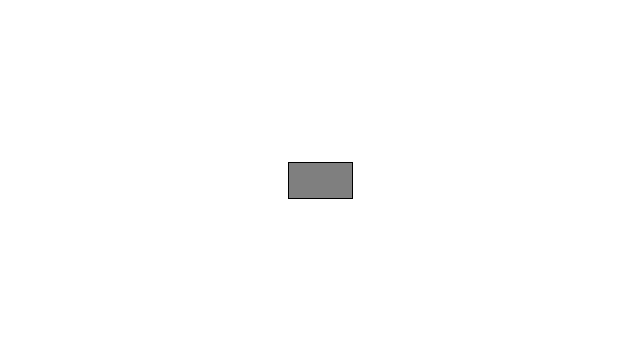
Frame 1 (no input)
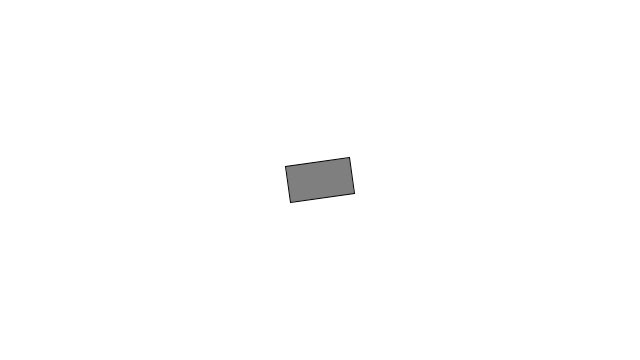
Frame 60 (the mouse pressed at the canvas centre just before this capture)
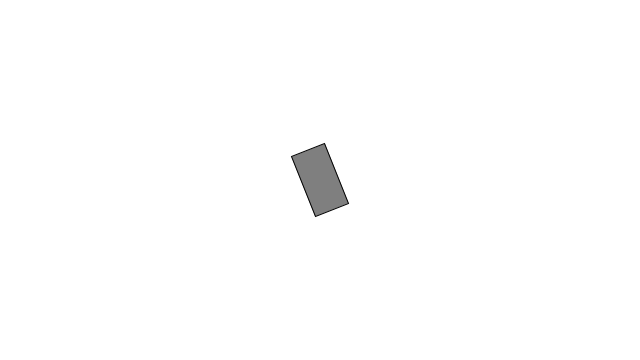
Frame 120 (the mouse held since frame 60 and released just before this capture)

The Processing sketch that drew these frames (run headless with seeded random() and noise(); from frame 60 on, the mouse is pressed at the canvas centre):

// Processing sketch: sketch
// ── sketch.pde
float angle;
float aVel = 0.0;
float aAcc = 0.01;

void setup() {
  size(640, 360);
}

void draw() {
  background(255);
  aAcc = map(mouseX, 0, width, -5, 5);
  angle+=aVel;
  aVel += aAcc;
  
  rectMode(CENTER);
  stroke(0);
  fill(127);
  translate(width/2, height/2);
  rotate(angle);
  rect(0,0,64,36);
}
